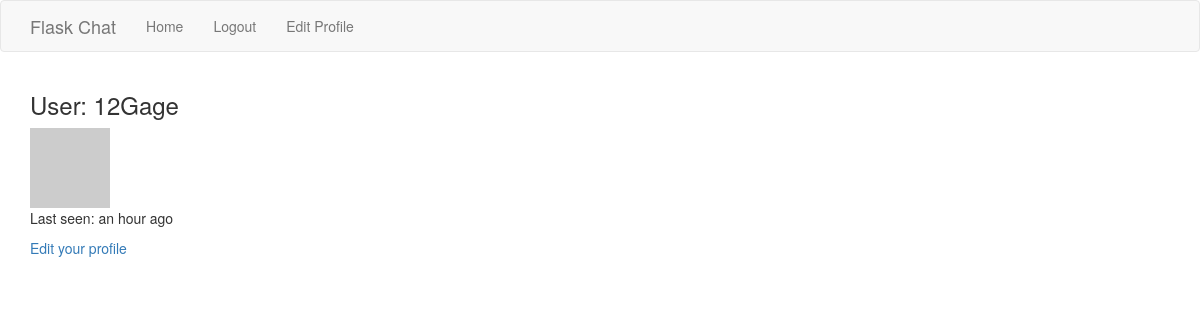
Page /user/12Gage (signed in) on the earlier database version.
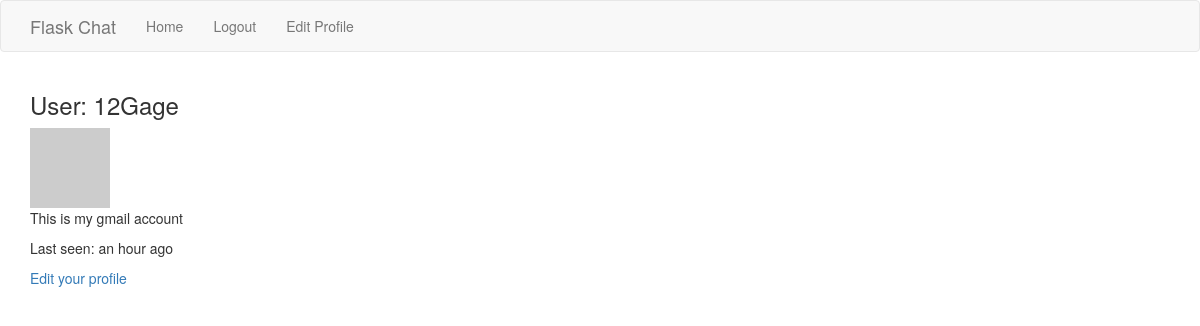
Same page on the later database version.
### app/models.py (models this page shows, shortened)
class User(UserMixin, db.Model):
    __tablename__ = 'user'
    id = db.Column(db.Integer, primary_key=True)
    email = db.Column(db.String(150), unique=True)
    username = db.Column(db.String(150), unique=True)
    password_hash = db.Column(db.String(150))
    messages = db.relationship('Message', backref='user', lazy='dynamic')
    rooms = db.relationship('Room',
                            secondary=user_room,
                            backref=db.backref('user', lazy='dynamic'),
                            lazy='dynamic')
    about_me = db.Column(db.String(140))
    last_seen = db.Column(db.DateTime, default=datetime.utcnow)
    def get_avatar(self, size):
        digest = md5(self.email.lower().encode('utf-8')).hexdigest()
        return 'https://www.gravatar.com/avatar/{}?d=identicon&s={}'.format(digest, size)
    @login.user_loader
    def load_user(id):
        return User.query.get(int(id))

### app/main/routes.py (the view)
@bp.route('/user/<username>')
@login_required
def user(username):
    user = User.query.filter_by(username=username).first_or_404()
    return render_template('user.html', user=user)

### app/main/routes.py (called while the page is built)
@bp.before_request
def before_request():
    if current_user.is_authenticated:
        current_user.last_seen = datetime.utcnow()
        db.session.commit()

### app/templates/user.html (shortened to what this page needs)
{% extends "base.html" %}
{% block app_content %}
<div class="h3 p-3">User: {{ user.username }}</div>
<img src="{{ user.get_avatar(128) }}">
<div class="p-3">
    {% if user.about_me %}<p>{{ user.about_me }}</p>{% endif %}
    {% if user.last_seen %}
    <p>Last seen: {{ moment(user.last_seen).fromNow() }}
    {% endif %}
</div>
{% if user == current_user %}
<p><a href="{{ url_for('main.edit_profile') }}">Edit your profile</a></p>
{% endif %}
{% endblock %}

### app/templates/base.html (shortened to what this page needs)
{% extends 'bootstrap/base.html' %}
{% block navbar %}
<nav class="navbar navbar-default">
    <div class="container">
        <div class="navbar-header">
            <a class="navbar-brand" href="{{ url_for('main.index') }}">Flask Chat</a>
        </div>
        <div class="collapse navbar-collapse" id="navbarNav">
            <ul class="nav navbar-nav">
                {% if current_user.is_anonymous %}
                <li><a class="nav-link" href="{{ url_for('auth.login') }}">Login</a></li>
                <li><a class="nav-link" href="{{ url_for('auth.sign_up') }}">Sign Up</a></li>
                {% else %}
                <li><a class="nav-link" href="{{ url_for('main.index') }}">Home</a></li>
                <li><a class="nav-link" href="{{ url_for('auth.logout') }}">Logout</a></li>
                <li><a class="nav-link" href="{{ url_for('main.edit_profile') }}">Edit Profile</a></li>
                {% endif %}
            </ul>
        </div>
    </div>
</nav>
{% endblock %}
{% block content %}
<div class ="container">
    {% block app_content %}{% endblock %}
</div>
{% endblock %}

Differences in the rows shown:
changed User "12Gage": about_me (not shown) → "This is my gmail account"
